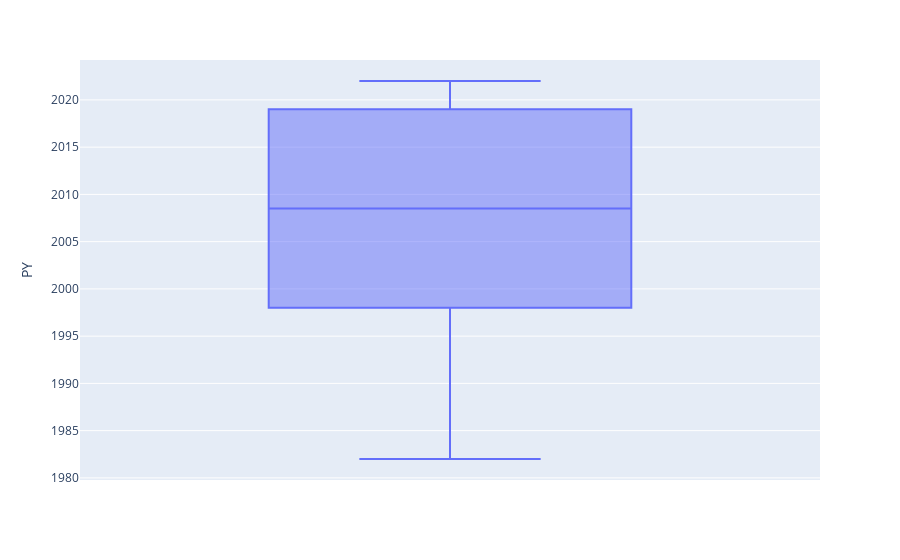

Notebook cell for this chart:
### Code cell
fig = px.box(data, y='PY')
fig

### Figure 1 — Plotly figure (JSON) as saved in the notebook; plotly's stock layout.template omitted (floating-point values rounded to 4 significant figures)
{"data": [{"alignmentgroup": "True", "hovertemplate": "PY=%{y}<extra></extra>", "legendgroup": "", "marker": {"color": "#636efa"}, "name": "", "notched": false, "offsetgroup": "", "orientation": "v", "showlegend": false, "type": "box", "x0": " ", "xaxis": "x", "y": [2022, 2022, 2022, 2022, 2022, 2022, 2022, 2020, 2020, 2020, 2019, 2018, 2017, 2016, 2015, 2014, 2013, 2012, 2011, 2010, 2009, 2008, 2007, 2006, 2005, 2004, 2003, 2002, 2001, 2000, 1999, 1998, 1997, 1996, 1998, 1997, 1996, 1983, 1982, 1982, 1982, 1982], "y0": " ", "yaxis": "y"}], "layout": {"boxmode": "group", "legend": {"tracegroupgap": 0}, "margin": {"t": 60}, "xaxis": {"anchor": "y", "domain": [0, 1]}, "yaxis": {"anchor": "x", "domain": [0, 1], "title": {"text": "PY"}}}}
